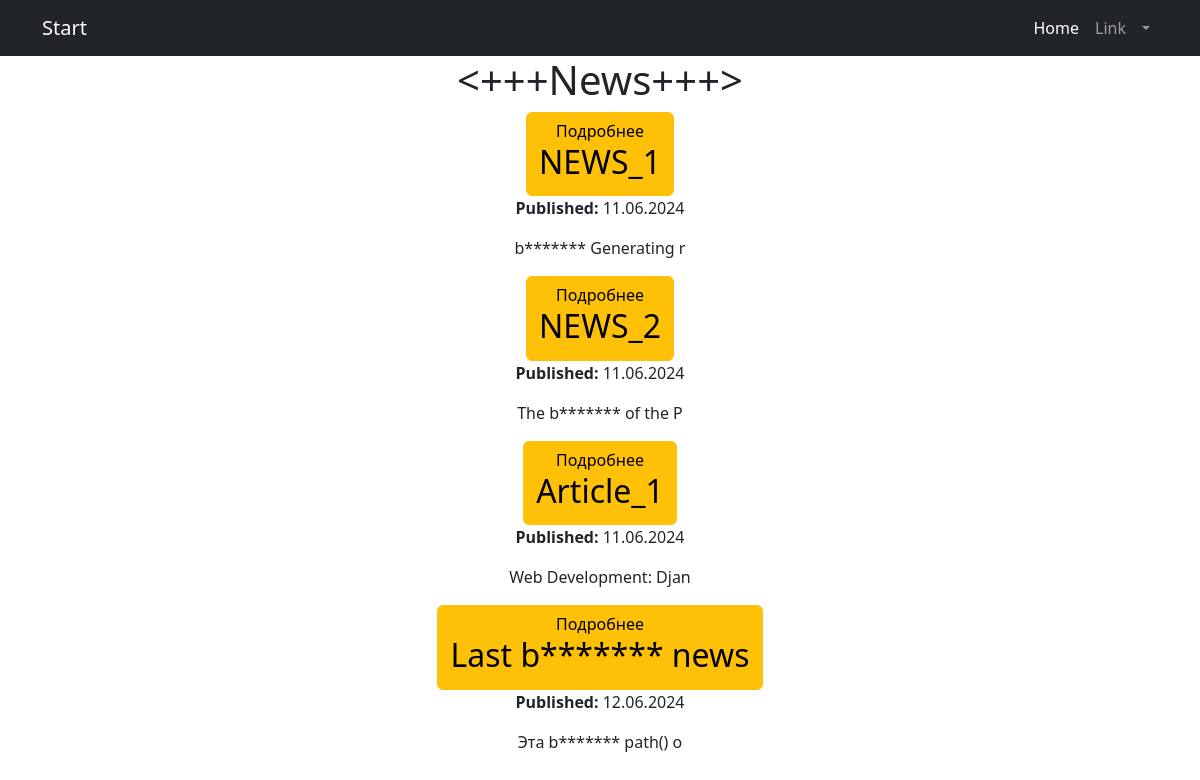
Page /news/ on the committed database.
### news/models.py (models this page shows, shortened)
class Post(models.Model):
    author = models.ForeignKey('Author', on_delete=models.CASCADE, blank=True)
    POST_TYPES = (
        ('article', 'Article'),
        ('news', 'News'),
    )
    post_type = models.CharField(max_length=10, choices=POST_TYPES)
    created_at = models.DateTimeField(auto_now_add=True)
    categories = models.ManyToManyField('Category', through='PostCategory')
    title = models.CharField(max_length=255)
    content = models.TextField()
    rating = models.IntegerField(default=0)

### news/views.py (the view)
# urls.py: path('news/', views.NewsListView.as_view(), name='news_list'),
class NewsListView(ListView):
    model = Post
    template_name = 'news_list.html'
    context_object_name = 'news'

### news/templatetags/censor.py (called while the page is built)
@register.filter(name='censor')
def censor(value):
    banned_words = ['badword1', 'badword2']
    for word in banned_words:
        if isinstance(word, str):
            value = value.replace(word[1:], '*' * len(word[1:]))
    return value

### news/templates/news_list.html
{% extends 'flatpages/default.html' %}
{% load censor %}
{% block content %}
<h1><+++News+++></h1>
{% for post in news %}
    <a href="{% url 'news_full_detail' id=post.id %}" class="btn btn-warning">Подробнее
        <h2>{{ post.title|censor }}</h2>
    </a>
    <p><strong>Published:</strong> {{ post.created_at|date:"d.m.Y" }}</p>
    <p>{{ post.content|slice:":21"|censor }}</p>
{% endfor %}
{% endblock %}

### rows in the picture
Post: title|censor "NEWS_1", created_at "11.06.2024", content|censor "b******* Generating r"
Post: title|censor "NEWS_2", created_at "11.06.2024", content|censor "The b******* of the P"
Post: title|censor "Article_1", created_at "11.06.2024", content|censor "Web Development: Djan"
Post: title|censor "Last b******* news", created_at "12.06.2024", content|censor "Эта b******* path() о"
